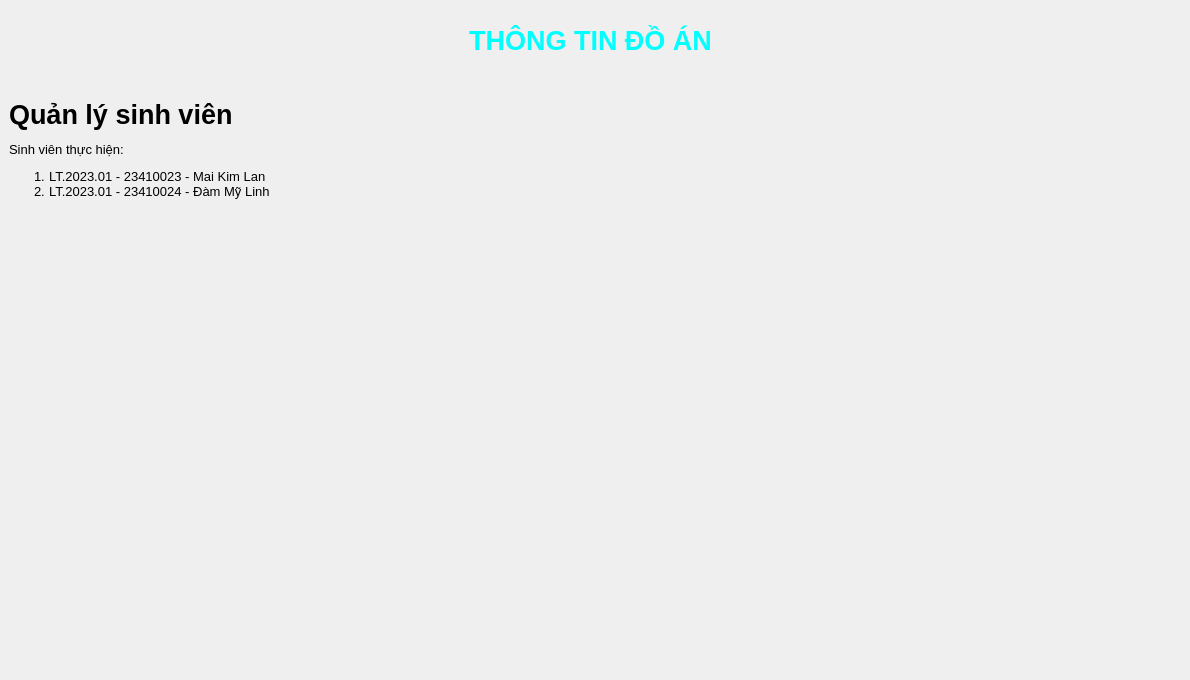
               <widget class="QWidget" name="page_1_Home">
                <widget class="QFrame" name="frame_page_1_bottom_2">
                 <property name="geometry">
                  <rect>
                   <x>0</x>
                   <y>90</y>
                   <width>1181</width>
                   <height>581</height>
                  </rect>
                 </property>
                 <layout class="QVBoxLayout" name="verticalLayout_24">
                  <item>
                   <widget class="QLabel" name="label_page_1_thongtin_2">
                    <property name="font">
                     <font>
                      <family>Segoe UI</family>
                      <pointsize>10</pointsize>
                     </font>
                    </property>
                    <property name="styleSheet">
                     <string notr="true">background-color: rgba(5, 50, 100, 0);</string>
                    </property>
                    <property name="text">
                     <string>&lt;!DOCTYPE html&gt;
&lt;html lang=&quot;vi&quot;&gt;
&lt;head&gt;
    &lt;meta charset=&quot;UTF-8&quot;&gt;
    &lt;meta name=&quot;viewport&quot; content=&quot;width=device-width, initial-scale=1.0&quot;&gt;
    &lt;title&gt;Quản lý sinh viên&lt;/title&gt;
    &lt;style&gt;
        body {
            font-family: Arial, sans-serif;
            color: #ffffff; 
            background-color: transparent; 
            margin: 0;
            padding: 20px;
        }
        .container {
            max-width: 800px;
            margin: 0 auto;
            padding: 20px;
        }
        h1 {
            color: #ffffff; 
        }
        .student-list {
            padding: 0;
            list-style-position: inside; /* Đặt vị trí số bên trong danh sách */
        }
        .student-list li {
            margin: 10px 0;
            padding: 10px;
        }
        .student-id {
            font-weight: bold;
        }
        .student-name {
            color: #ffffff;
        }
    &lt;/style&gt;
&lt;/head&gt;
&lt;body&gt;
    &lt;div class=&quot;container&quot;&gt;
        &lt;h1&gt;Quản lý sinh viên&lt;/h1&gt;
        &lt;p&gt;Sinh viên thực hiện:&lt;/p&gt;
        &lt;ol class=&quot;student-list&quot;&gt;
            &lt;li&gt;
                &lt;span class=&quot;student-id&quot;&gt;LT.2023.01 - 23410023&lt;/span&gt; - &lt;span class=&quot;student-name&quot;&gt;Mai Kim Lan&lt;/span&gt;
            &lt;/li&gt;
            &lt;li&gt;
                &lt;span class=&quot;student-id&quot;&gt;LT.2023.01 - 23410024&lt;/span&gt; - &lt;span class=&quot;student-name&quot;&gt;Đàm Mỹ Linh&lt;/span&gt;
            &lt;/li&gt;
        &lt;/ol&gt;
    &lt;/div&gt;
&lt;/body&gt;
&lt;/html&gt;
</string>
                    </property>
                    <property name="alignment">
                     <set>Qt::AlignLeading|Qt::AlignLeft|Qt::AlignTop</set>
                    </property>
                    <property name="wordWrap">
                     <bool>true</bool>
                    </property>
                    <property name="margin">
                     <number>5</number>
                    </property>
                   </widget>
                  </item>
                 </layout>
                </widget>
                <widget class="QFrame" name="frame_page_1_top_2">
                 <property name="geometry">
                  <rect>
                   <x>0</x>
                   <y>0</y>
                   <width>1181</width>
                   <height>81</height>
                  </rect>
                 </property>
                 <property name="autoFillBackground">
                  <bool>false</bool>
                 </property>
                 <property name="styleSheet">
                  <string notr="true"/>
                 </property>
                 <layout class="QVBoxLayout" name="verticalLayout_27">
                  <item>
                   <widget class="QLabel" name="label_page_1_title_2">
                    <property name="minimumSize">
                     <size>
                      <width>0</width>
                      <height>55</height>
                     </size>
                    </property>
                    <property name="maximumSize">
                     <size>
                      <width>16777215</width>
                      <height>55</height>
                     </size>
                    </property>
                    <property name="font">
                     <font>
                      <family>MS Shell Dlg 2</family>
                      <pointsize>24</pointsize>
                      <weight>75</weight>
                      <bold>true</bold>
                     </font>
                    </property>
                    <property name="styleSheet">
                     <string notr="true">background-color: rgba(5, 50, 100, 0);</string>
                    </property>
                    <property name="text">
                     <string>&lt;html&gt;&lt;head/&gt;&lt;body&gt;&lt;p align=&quot;center&quot;&gt;&lt;span style=&quot; font-size:20pt; font-weight:600; color:#00ffff; font-family:'Segoe UI','Segoe UI','Arial','sans-serif';&quot;&gt;THÔNG TIN ĐỒ ÁN&lt;/span&gt;&lt;/p&gt;&lt;/body&gt;&lt;/html&gt;</string>
                    </property>
                    <property name="textFormat">
                     <enum>Qt::RichText</enum>
                    </property>
                   </widget>
                  </item>
                 </layout>
                </widget>
               </widget>
